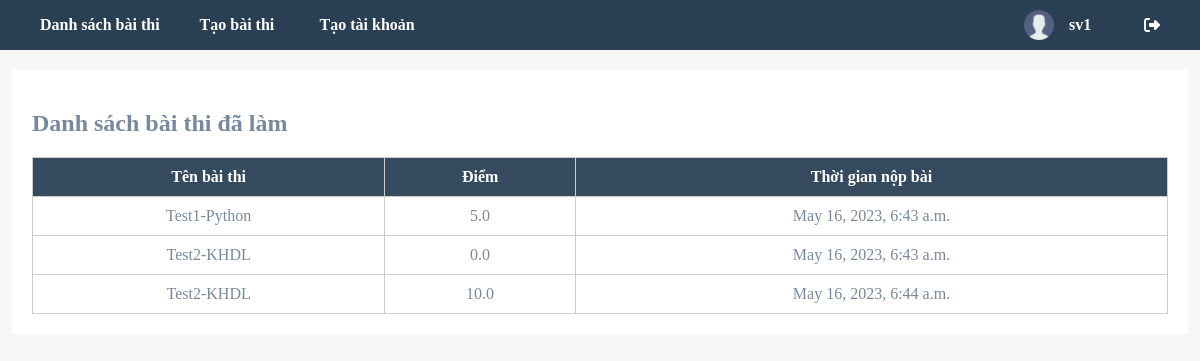
The page /history/ (signed in) on the database as committed earlier.
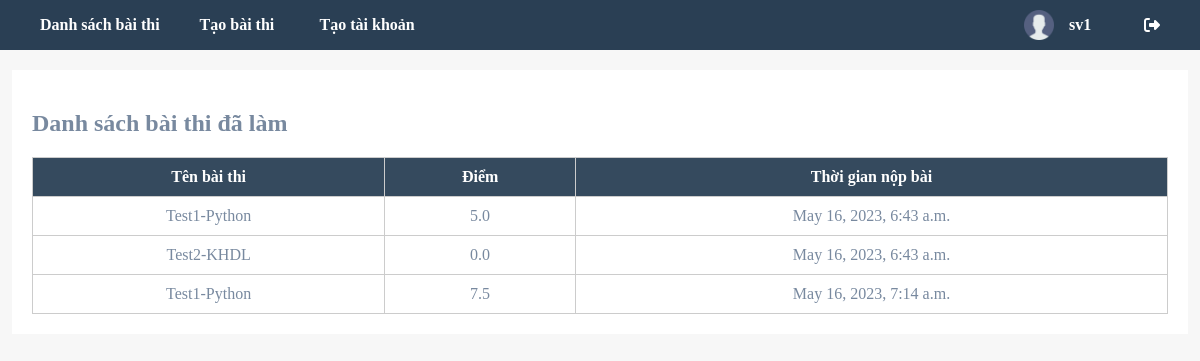
The same page on the database as committed later.
### online_exam_app/models.py (models this page shows, shortened)
class Result(models.Model):
    IDResult = models.AutoField(primary_key=True)
    Grade = models.FloatField()
    SubmitTime = models.DateTimeField()
    Test = models.ForeignKey(Test, on_delete=models.CASCADE)
    User = models.ForeignKey(User, on_delete=models.CASCADE)
    History = models.ManyToManyField(Answer)

class Test(models.Model):
    IDTest = models.AutoField(primary_key=True)
    DateTest = models.DateTimeField()
    NumberQuestion = models.IntegerField()
    Time = models.IntegerField()
    TestName = models.TextField()
    Subject = models.ForeignKey(Subject, on_delete=models.CASCADE)
    User = models.ForeignKey(User, on_delete=models.CASCADE, null=True)

### online_exam_app/views.py (the view)
# urls.py: path('history/', views.HistoryDoTestPageView.as_view(), name='history'),
class HistoryDoTestPageView(View):
    template_name = 'history_do_test.html'
    def get(self, request):
        user = User.objects.get(username=request.session['username'])
        result_list = Result.objects.filter(User=user)
        return render(request,self.template_name,{'user':user,'result_list':result_list})

### online_exam_app/templates/history_do_test.html (shortened to what this page needs)
<!DOCTYPE html>
{% load static %}
<html lang="en">
<head>
  <link rel="stylesheet" href="{% static 'history_do_test.css' %}">
</head>
<body>
  {% include 'navbar.html' %}
    <div class="container">
        <h2>Danh sách bài thi đã làm</h2>
        <div class="history">
            <table>
                <thead>
                  <tr>
                    <th>Tên bài thi</th>
                    <th>Điểm</th>
                    <th>Thời gian nộp bài</th>
                  </tr>
                </thead>
                <tbody>
                  {% for result in result_list %}
                    <tr>
                       <td>{{result.Test.TestName}}</td>
                       <td>{{result.Grade}}</td>
                       <td>{{result.SubmitTime}}</td>
                    </tr>
                    {% endfor %}
                </tbody>
              </table>
    </div>
</body>
</html>

Rows that differ between the two databases and show on the page:
removed Result: Test.TestName "Test2-KHDL", Grade "10.0", SubmitTime "May 16, 2023, 6:44 a.m."
added Result: Test.TestName "Test1-Python", Grade "7.5", SubmitTime "May 16, 2023, 7:14 a.m."
